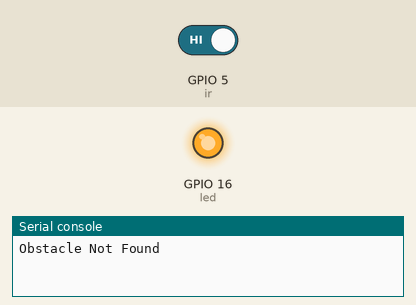
A program run on a simulated ESP8266 board running MicroPython. On the bench: output pins drawn as LEDs (lit = HIGH), the last lines printed to the serial console. The inputs (shaded band) are chosen by the test bench; at power-on: GPIO 5 (ir) HIGH.

Above: at 1.2 s.
1.3 s: GPIO 5 (ir) driven LOW
At 5.5 s:
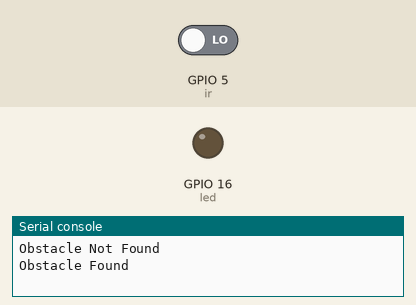
7.3 s: GPIO 5 (ir) driven HIGH
At 10.6 s:
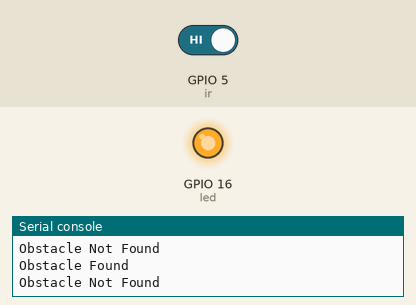
Timing chart, 0 to 12.1 s (numbered marks = the images above; inputs shaded):
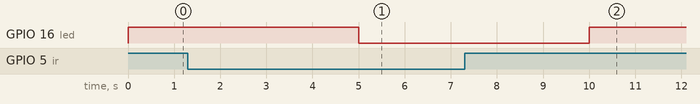

Measured:
- after the input at 1.3 s, GPIO 16 (led): HIGH → LOW after 3.7 s
- after the input at 7.3 s, GPIO 16 (led): LOW → HIGH after 2.7 s

The program:

ir-sensor.py
```python
# IR Sensor Program
# Sensor - D1
# LED - D0

from machine import *
from time import *

ir=Pin(5,0)
led=Pin(16,1)

while True:
  if(ir.value()==0):
    print ('Obstacle Found')
    led.value(0)
  else:
    print ('Obstacle Not Found')
    led.value(1)
  sleep(5)
```
